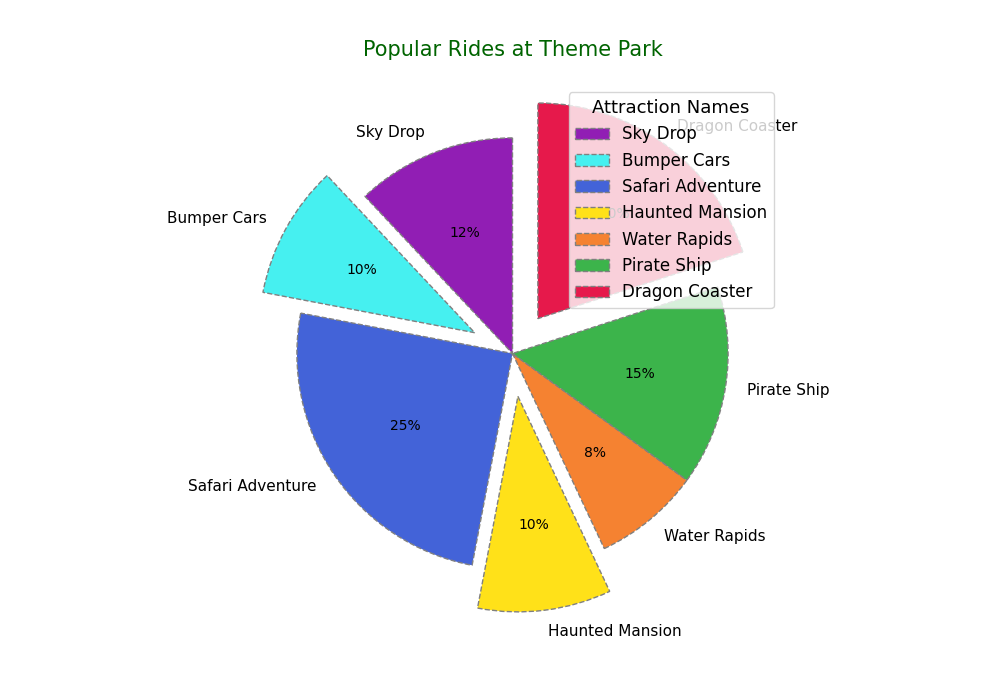

The script that drew this image:
import matplotlib.pyplot as plt

ride_names = ['Sky Drop', 'Bumper Cars', 'Safari Adventure', 'Haunted Mansion', 'Water Rapids', 'Pirate Ship', 'Dragon Coaster']
visitor_percentage = [12, 10, 25, 10, 8, 15, 20]
colors = ['#911eb4', '#46f0f0', '#4363d8', '#ffe119', '#f58231', '#3cb44b', '#e6194b']

fig, ax = plt.subplots(figsize=(10, 7))

wedges, texts, autotexts = ax.pie(
    visitor_percentage,
    labels=ride_names,
    autopct='%1.0f%%',
    startangle=90,
    colors=colors,
    wedgeprops=dict(edgecolor='gray', linestyle='--'),
    explode=(0, 0.2, 0, 0.2, 0, 0, 0.2),
    shadow=False
)

plt.setp(autotexts, size=10, weight="normal", color="black")
plt.setp(texts, size=11)

plt.title('Popular Rides at Theme Park', fontsize=15, fontweight='normal', color='darkgreen', pad=20)

ax.legend(
    wedges, 
    ride_names, 
    title="Attraction Names", 
    loc="upper right", 
    bbox_to_anchor=(1, 1),
    fontsize=12,
    title_fontsize=13
)

ax.set_aspect('equal')

plt.show()
